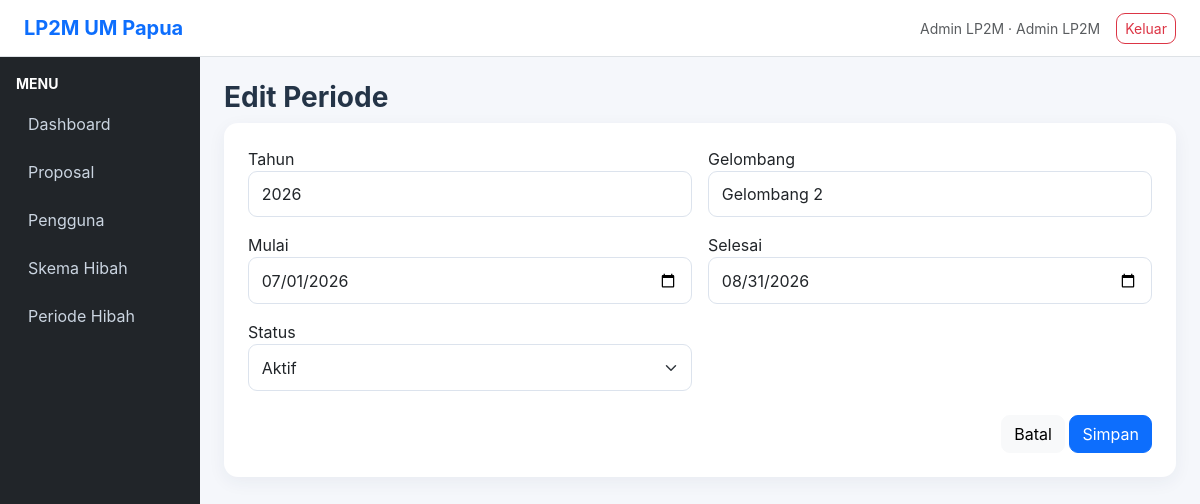
The page /periods/edit.php?id=2 (signed in) on the database its author committed.
### tables this page shows
CREATE TABLE periods(id INT UNSIGNED AUTO_INCREMENT PRIMARY KEY,year YEAR NOT NULL,wave VARCHAR(50) NOT NULL,start_date DATE NOT NULL,end_date DATE NOT NULL,status ENUM("Aktif","Selesai","Belum Aktif") DEFAULT "Belum Aktif");

### periods/edit.php (called while the page is built)
<?php require "form.php";

### config/app.php (called while the page is built, shortened)
<?php
function e(?string $v): string { return htmlspecialchars((string)$v, ENT_QUOTES, 'UTF-8'); }

### periods/form.php (the view)
<?php require_once __DIR__."/../config/app.php";require_role("Admin LP2M");$d=["year"=>date("Y"),"wave"=>"","start_date"=>"","end_date"=>"","status"=>"Belum Aktif"];$id=(int)($_GET["id"]??0);if($id){$st=$pdo->prepare("SELECT * FROM periods WHERE id=?");$st->execute([$id]);$d=$st->fetch();if(!$d)exit("Data tidak ditemukan.");}if($_SERVER["REQUEST_METHOD"]==="POST"){require_post_csrf();foreach(["year","wave","start_date","end_date","status"] as $k)$d[$k]=post_string($k);if($d["end_date"]<$d["start_date"])exit("Tanggal selesai harus setelah tanggal mulai.");if($id){$pdo->prepare("UPDATE periods SET year=?,wave=?,start_date=?,end_date=?,status=? WHERE id=?")->execute([$d["year"],$d["wave"],$d["start_date"],$d["end_date"],$d["status"],$id]);flash("success","Periode diperbarui.");}else{$pdo->prepare("INSERT INTO periods(year,wave,start_date,end_date,status) VALUES(?,?,?,?,?)")->execute([$d["year"],$d["wave"],$d["start_date"],$d["end_date"],$d["status"]]);flash("success","Periode ditambahkan.");}redirect("index.php");}$pageTitle=$id?"Edit Periode":"Tambah Periode";require __DIR__."/../partials/header.php";?><h3 class="fw-bold"><?=$id?"Edit":"Tambah"?> Periode</h3><form method="post" class="card p-4"><input type="hidden" name="csrf_token" value="<?=e(csrf_token())?>"><div class="row g-3"><div class="col-md-6"><label>Tahun</label><input class="form-control" name="year" value="<?=e($d["year"])?>" required></div><div class="col-md-6"><label>Gelombang</label><input class="form-control" name="wave" value="<?=e($d["wave"])?>" required></div><div class="col-md-6"><label>Mulai</label><input class="form-control" type="date" name="start_date" value="<?=e($d["start_date"])?>" required></div><div class="col-md-6"><label>Selesai</label><input class="form-control" type="date" name="end_date" value="<?=e($d["end_date"])?>" required></div><div class="col-md-6"><label>Status</label><select class="form-select" name="status"><?php foreach(["Aktif","Selesai","Belum Aktif"] as $s):?><option <?=$d["status"]===$s?"selected":""?>><?=$s?></option><?php endforeach;?></select></div></div><div class="text-end mt-4"><a href="index.php" class="btn btn-light">Batal</a> <button class="btn btn-primary">Simpan</button></div></form><?php require __DIR__."/../partials/footer.php";?>

### assets/css/style.css (style rules this page uses)
:root { --primary:#0d47a1; --primary2:#1565c0; --sidebar:#102a56; --bg:#f5f7fb; --text:#243447; --login-blue:#111b70; --login-blue-2:#1d2b8f; --gold:#f5c542; }
* { box-sizing:border-box }
body { margin:0; background:var(--bg); color:var(--text); font-family:Inter,system-ui,-apple-system,"Segoe UI",sans-serif; }
a { text-decoration:none }
.card { border:0; box-shadow:0 5px 18px rgba(30,55,90,.06); border-radius:14px; }
.form-control,.form-select { border-color:#dce3ed; border-radius:9px; padding:.65rem .8rem; }
.btn { border-radius:9px }

### rows shown on the page
periods: year "2026", wave "Gelombang 2", start_date "07/01/2026", end_date "08/31/2026", status "Aktif"

### other values the page prints
$user["name"] "Admin LP2M"
$user["role"] "Admin LP2M"
